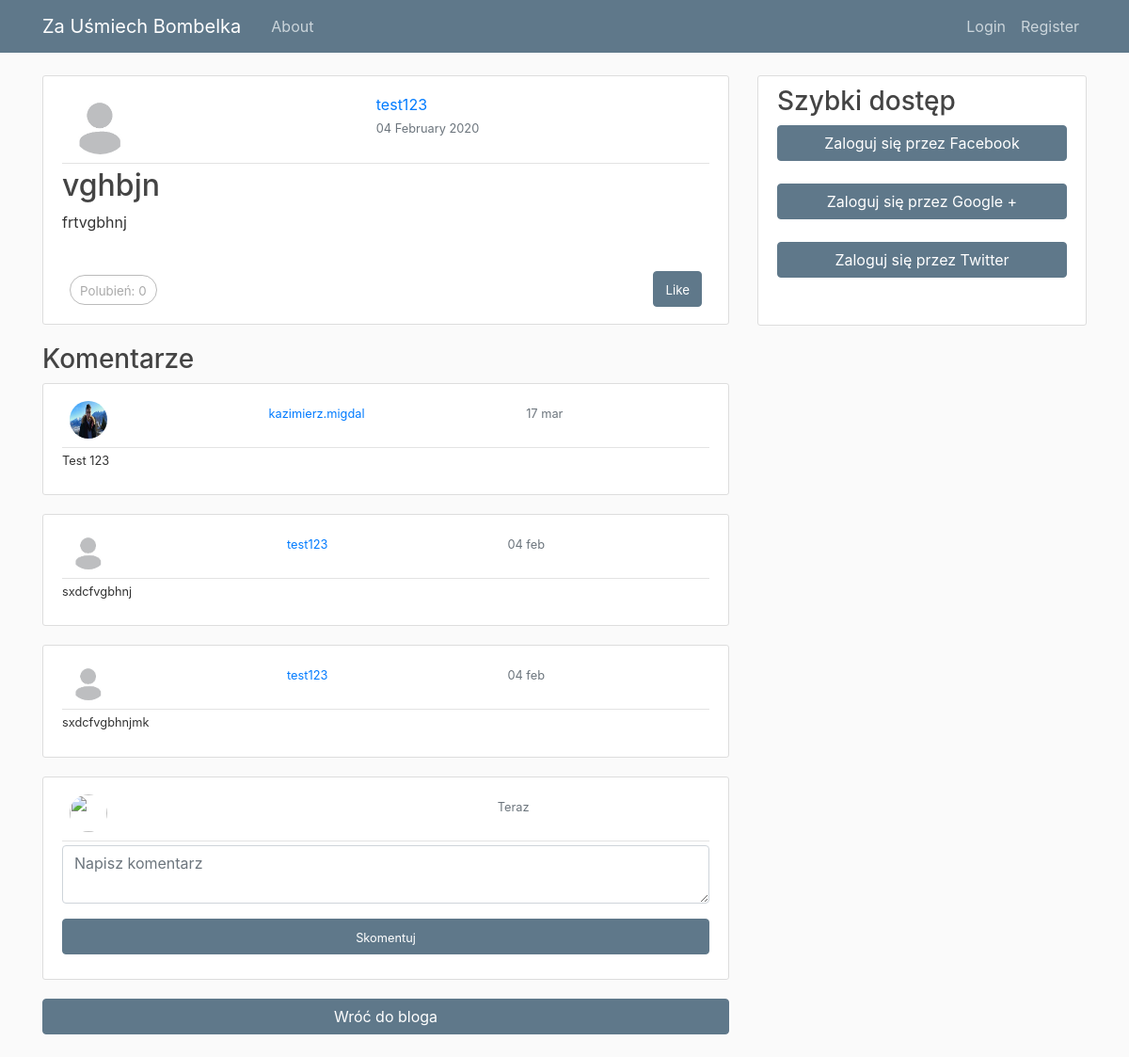
The page /post/29/ on the database its author committed.
### blog/models.py (models this page shows, shortened)
class Post(models.Model):
    title = models.CharField(max_length=100)
    content = models.TextField()
    date_posted = models.DateTimeField(default=timezone.now)
    author = models.ForeignKey(User, on_delete=models.CASCADE)
    users_like = models.ManyToManyField(User,
                            related_name='images_liked',
                            blank=True)

class Comment(models.Model):
    post = models.ForeignKey('Post', on_delete=models.CASCADE, related_name='comments')
    author = models.ForeignKey(User, on_delete=models.CASCADE)
    text = models.TextField()
    created_date = models.DateTimeField(default=timezone.now)
    class Meta:
        ordering = ('-created_date', )

### users/models.py (models this page shows, shortened)
class Profile(models.Model):
    user = models.OneToOneField(User, on_delete=models.CASCADE)
    image = models.ImageField(default='default.jpg', upload_to='profile_pics')
    description = models.TextField(default='Brak opisu')
    SEX_TAG_CHOISE = [('Boy','dla chłopca'),('Girl', 'dla dziewczynki'), ('Unisex', 'zarówno dla chłopca jaki i dziewczynki')]
    AGE_TAG_CHOISE =[(1,'< 1 miesiąca'),(2,'< 3 miesiący'),(3,'< 6 miesięcy'),(4,'< 1 rok'),(5,'< 1.5 roku'),(6,'< 2 lat'),(7,'Ponad 2 lat')]
    interested_sex_tag = models.CharField(max_length=6, choices = SEX_TAG_CHOISE, default='Unisex')
    interested_age_tag = models.IntegerField(choices=AGE_TAG_CHOISE, default=1)
    sold_sex_tag = models.CharField(max_length=6, choices = SEX_TAG_CHOISE, default='Unisex')
    sold_age_tag = models.IntegerField(choices=AGE_TAG_CHOISE, default=1)

### blog/views.py (the view, shortened to what this page needs)
# urls.py: path('post/<int:pk>/', PostDetailView.as_view(), name='post-detail'),
class PostDetailView(FormMixin, DetailView):
    model = Post
    form_class = CommentForm
    def get_context_data(self, **kwargs):
        context = super(PostDetailView, self).get_context_data(**kwargs)
        context['section'] = 'blog'
        context['cos'] = self.object.id
        context['form'] = CommentForm()
        return context

### blog/forms.py
class CommentForm(forms.ModelForm):
    text = forms.CharField(label="",widget=forms.Textarea(attrs={"rows":"2", "class":"form-control", "placeholder": "Napisz komentarz"}))
    class Meta:
        model = Comment
        fields = ('text',)

### blog/templates/blog/post_detail.html (shortened to what this page needs)
{% extends "blog/base.html" %}
{% load crispy_forms_tags%}
{% block content %}
<article class="media content-section">
  <div class="media-body">
      <div class="article-metadata">
            <div class="d-flex align-content-end flex-wrap" >
                <div class="p-2 mr-auto">
                    <img class="rounded-circle article-img" src="{{ object.author.profile.image.url }}">
                </div>
                <div class="p-2 mr-auto">
                    <a class="mr-2" href="{% url 'profile' object.author.username %}">{{ object.author }}</a>
                    <br>
                    <small class="text-muted mr-2">{{ object.date_posted|date:"d F Y" }}</small>
                </div>
            </div>
        </div>
      <h2><a class="article-title" href="{% url 'post-detail' post.id%}">{{ object.title }}</a></h2>
      <p class="article-content">{{ object.content }}</p>
      <br>
      <div class="d-flex bd-highlight" >
        <div class="mr-auto p-2 bd-highlight">
          <span class="count">
            <span style="font-size:smaller;">Polubień: <span class="total">{{ post.users_like.count}}</span></span>
          </span>
        </div>
        <div class="p-2 bd-highlight">
           <a href="#" data-id="{{ object.id }}"  data-action="{% if request.user in object.users_like.all %}un{% endif %}like" class=" btn btn-sample like button">
              <span style="font-size:smaller;">{% if request.user not in object.users_like.all %}
                Like
                {% else %}
                  Unlike
                {% endif %}
              </span>
          </a>
        </div>
      </div>
  </div>
</article>
<h3>Komentarze</h3>
{% for comment in post.comments.all %}
<article class="media content-section">
  <div class="media-body">
  <div class="article-metadata">
    <div class="d-flex align-content-end flex-wrap">
      <div class="p-2 mr-auto">
        <img class="rounded-circle comment-img" src="{{ comment.author.profile.image.url }}">
      </div>
      <div class="p-2 mr-auto">
        <small><a class="mr-2" href="{% url 'profile' comment.author.username %}">{{ comment.author }}</a></small>
      </div>
      <div class="p-2 mr-auto">
        <small class="text-muted">{{ comment.created_date|date:'d b' }}</small>
      </div>
    </div>
  </div>
  <small>{{ comment.text|linebreaks }}</small>
  </div>
</article>
{% endfor %}
<article class="media content-section">
  <div class="media-body">
    <div class="article-metadata">
      <div class="d-flex align-content-end flex-wrap">
        <div class="p-2 mr-auto">
          <img class="rounded-circle comment-img" src="{{ request.user.profile.image.url }}">
        </div>
        <div class="p-2 mr-auto">
          <small><a class="mr-2" href="{% url 'profile' request.user.username %}">{{ request.user.username }}</a></small>
        </div>
        <div class="p-2 mr-auto">
          <small class="text-muted">Teraz</small>
        </div>
      </div>
    </div>
    <form method="POST" enctype="multipart/form-data">
      <div class="form-group">
        <div class="form-row">
          <div class="form-group col">
            {{ form.text|as_crispy_field}}
          </div>
        </div>
        <div class="position-relative">
          <button class="btn btn-sample btn-block" type="submit"><small>Skomentuj</small></button>
        </div>
      </div>
    </form>
  </div>
</article>
<div class="position-relative mb-4">
  <a href="{% url 'blog-home' %}"><button class="btn btn-sample btn-block">Wróć do bloga</button></a>
</div>
{% endblock content %}

### blog/static/blog/main.css (style rules this page uses)
body { background: #fafafa; color: #333333; margin-top: 5rem; }
h1, h2, h3, h4, h5, h6 { word-wrap: break-word; -webkit-hyphens: auto; -moz-hyphens: auto; -ms-hyphens: auto; -o-hyphens: auto; hyphens: auto; color: #444444; }
.content-section { background: #ffffff; padding: 10px 20px; border: 1px solid #dddddd; border-radius: 3px; margin-bottom: 20px; top:56px; }
.article-title { color: #444444; }
.article-content { white-space: pre-line; }
.article-img { height: 65px; width: 65px; margin-right: 16px; }
.comment-img { height: 35px; width: 35px; margin-right: 16px; }
.article-metadata { padding-bottom: 1px; margin-bottom: 4px; border-bottom: 1px solid #e3e3e3 }
.comment-img { height: 40px; width: 40px; margin-right: 8px; }
.btn-sample { color: #ffffff; background-color: #5F788A; border-color: #5F788A; }
.count { color:#aaa; border:1px solid #bbb; border-radius:16px; padding:5px 10px; }
a.like, a.follow { float:right; margin-top:-8px; }

### rows shown on the page
Post: author.profile.image (placeholder picture), author "test123", date_posted "04 February 2020", title "vghbjn", content "frtvgbhnj", users_like.count "0"
Comment: author.profile.image (picture), author "kazimierz.migdal", created_date "17 mar", text "Test 123"
Comment: author.profile.image (placeholder picture), author "test123", created_date "04 feb", text "sxdcfvgbhnj"
Comment: author.profile.image (placeholder picture), author "test123", created_date "04 feb", text "sxdcfvgbhnjmk"
